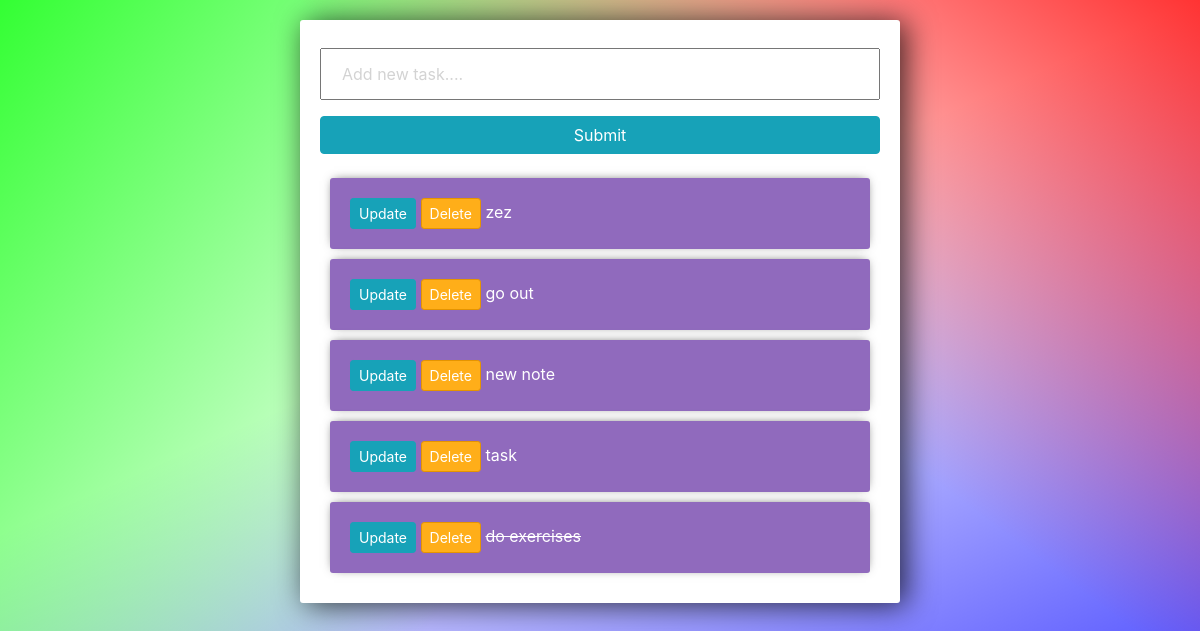
Before: / with the older database file.
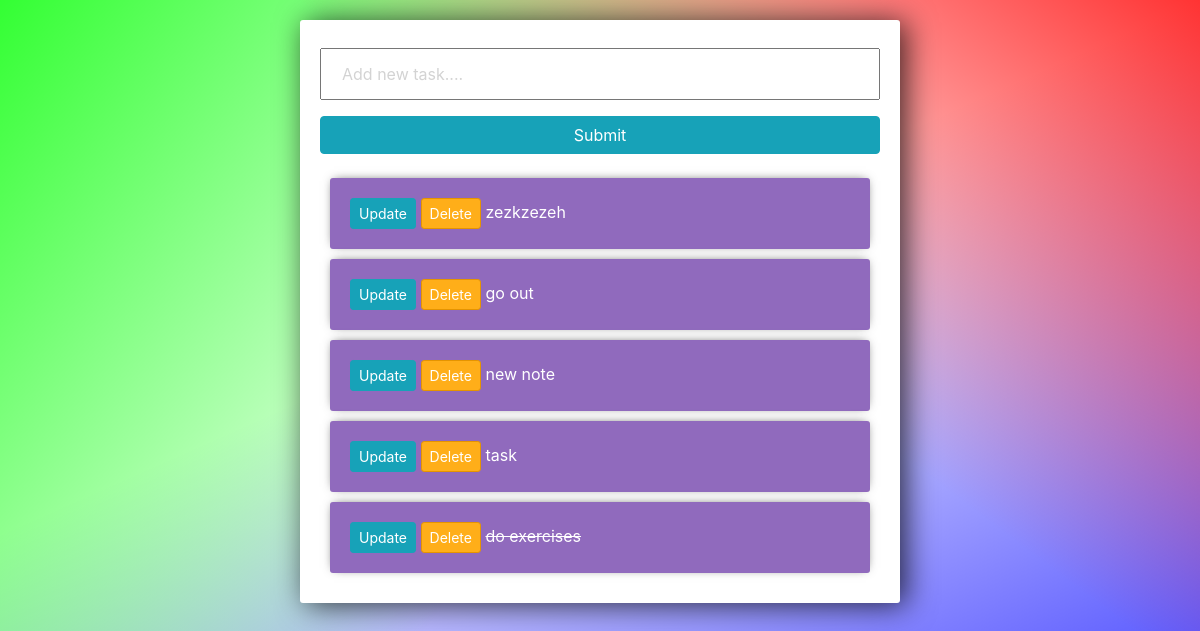
After: the same page with the newer database file.
### tasks/models.py (models this page shows)
class Task(models.Model):
    title = models.CharField(max_length=200)
    complete = models.BooleanField(default=False)
    created = models.DateTimeField(auto_now_add=True)
    def __str__(self):
        return self.title

### tasks/views.py (the view)
# urls.py: path('', views.index, name='list'),
def index(request):
    tasks = Task.objects.all()
    form = TaskForm()
    if request.method == 'POST':
        form = TaskForm(request.POST)
        if form.is_valid():
            form.save()
        return redirect('/')
    context = {"tasks":tasks, "form":form}
    return render(request, 'tasks/list.html', context)

### tasks/forms.py
class TaskForm(forms.ModelForm):
    title = forms.CharField(widget=forms.TextInput(attrs={'placeholder': 'Add new task....'}))
    class Meta:
        model = Task
        fields = '__all__'

### tasks/templates/tasks/list.html (shortened to what this page needs)
<link
  rel="stylesheet"
  href="https://stackpath.bootstrapcdn.com/bootstrap/4.3.1/css/bootstrap.min.css"
/>
<div class="center-column">
  <form method="POST" action="/">
    {{form.title}}
    <input class="btn btn-info" type="submit" name="Create Task" />
  </form>
  <div class="todo-list">
    {% for task in tasks %}
    <div class="item-row">
      <a class="btn btn-sm btn-info" href="{% url 'update_task' task.id %}"
        >Update</a
      >
      <a class="btn btn-sm btn-danger" href="{% url 'delete' task.id %}"
        >Delete</a
      >
      {% if task.complete == True %}
      <del>{{task}}</del>
      {% else %}
      <span>{{task}}</span>
      {% endif %}
    </div>
    {% endfor %}
  </div>
</div>

Changed rows visible on the page:
changed Task: title "zez" → "zezkzezeh"
